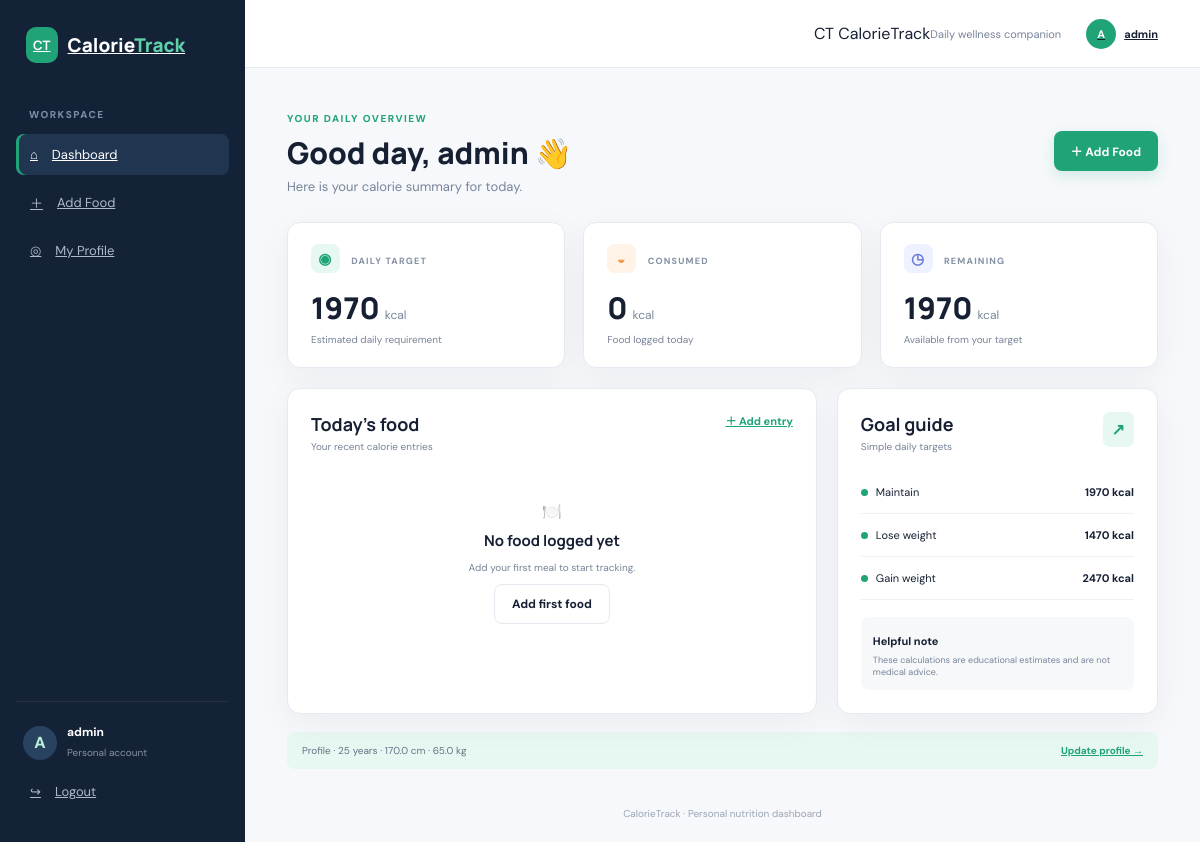
The app's page / (signed in) with its own data.
### CaloryCounter/models.py (models this page shows, shortened)
class Profile(models.Model):
    GENDER_CHOICES=[("M","Male"),("F","Female")]
    ACTIVITY_CHOICES=[
        ("1.2","Sedentary - little or no exercise"),
        ("1.375","Lightly active - 1 to 3 days/week"),
        ("1.55","Moderately active - 3 to 5 days/week"),
        ("1.725","Very active - 6 to 7 days/week"),
        ("1.9","Extra active - very hard exercise/physical job"),
    ]
    user=models.OneToOneField(User,on_delete=models.CASCADE,related_name="profile")
    name=models.CharField(max_length=100)
    age=models.PositiveIntegerField()
    gender=models.CharField(max_length=1,choices=GENDER_CHOICES)
    height_cm=models.FloatField()
    weight_kg=models.FloatField()
    activity_level=models.CharField(max_length=10,choices=ACTIVITY_CHOICES,default="1.2")
    def calculate_bmr(self):
        if self.gender=="M":
            return 66.47+(13.75*self.weight_kg)+(5.003*self.height_cm)-(6.755*self.age)
        return 655.1+(9.563*self.weight_kg)+(1.850*self.height_cm)-(4.676*self.age)
    def daily_calories(self):
        return self.calculate_bmr()*float(self.activity_level)

### CaloryCounter/views.py (the view)
# urls.py: path("",views.dashboard_view,name="dashboard"),
@login_required
def dashboard_view(request):
    profile=get_profile(request.user)
    today=datetime.now().date()
    entries=CalorieEntry.objects.filter(
        user=request.user,consumed_at__range=(datetime.combine(today,time.min),datetime.combine(today,time.max))
    )
    consumed=sum(e.calories for e in entries)
    required=profile.daily_calories()
    return render(request,"dashboard.html",{
        "profile":profile,"required":round(required,2),"consumed":consumed,
        "remaining":round(required-consumed,2),"lose_calories":round(max(required-500,0),2),
        "gain_calories":round(required+500,2),"entries":entries,
    })

### CaloryCounter/views.py (called while the page is built)
def get_profile(user):
    profile, _ = Profile.objects.get_or_create(
        user=user, defaults={"name":user.username,"age":25,"gender":"M","height_cm":170,"weight_kg":65}
    )
    return profile

### templates/dashboard.html
{% extends "base.html" %}{% block title %}Dashboard · CalorieTrack{% endblock %}{% block content %}
<div class="heading row"><div><small class="overline">YOUR DAILY OVERVIEW</small><h1>Good day, {{ profile.name }} 👋</h1><p>Here is your calorie summary for today.</p></div><a class="btn primary" href="{% url 'add_calorie' %}">＋ Add Food</a></div>
<div class="stats">
<div class="stat"><div class="stat-label"><b>◉</b> DAILY TARGET</div><strong>{{ required|floatformat:0 }}</strong><em>kcal</em><p>Estimated daily requirement</p></div>
<div class="stat"><div class="stat-label"><b class="orange">◒</b> CONSUMED</div><strong>{{ consumed }}</strong><em>kcal</em><p>Food logged today</p></div>
<div class="stat"><div class="stat-label"><b class="blue">◷</b> REMAINING</div><strong>{{ remaining|floatformat:0 }}</strong><em>kcal</em><p>Available from your target</p></div>
</div>
<div class="dash-grid"><section class="panel"><div class="section-head"><div><h2>Today's food</h2><p>Your recent calorie entries</p></div><a href="{% url 'add_calorie' %}">＋ Add entry</a></div>
{% if entries %}<div class="table-wrap"><table><thead><tr><th>FOOD</th><th>CALORIES</th><th>TIME</th><th></th></tr></thead><tbody>{% for entry in entries %}<tr><td><b class="food-dot">●</b> {{ entry.item_name }}</td><td><strong>{{ entry.calories }} kcal</strong></td><td class="muted">{{ entry.consumed_at|date:"H:i" }}</td><td><form method="post" action="{% url 'delete_calorie' entry.pk %}">{% csrf_token %}<button class="delete" title="Delete">×</button></form></td></tr>{% endfor %}</tbody></table></div>{% else %}<div class="empty"><div>🍽️</div><h3>No food logged yet</h3><p>Add your first meal to start tracking.</p><a class="btn light" href="{% url 'add_calorie' %}">Add first food</a></div>{% endif %}</section>
<aside class="panel guide"><div class="section-head"><div><h2>Goal guide</h2><p>Simple daily targets</p></div><b class="guide-icon">↗</b></div>
<div class="goal"><span><i></i>Maintain</span><strong>{{ required|floatformat:0 }} kcal</strong></div><div class="goal"><span><i></i>Lose weight</span><strong>{{ lose_calories|floatformat:0 }} kcal</strong></div><div class="goal"><span><i></i>Gain weight</span><strong>{{ gain_calories|floatformat:0 }} kcal</strong></div>
<div class="tip"><b>Helpful note</b><p>These calculations are educational estimates and are not medical advice.</p></div></aside></div>
<div class="profile-strip"><span>Profile · {{ profile.age }} years · {{ profile.height_cm }} cm · {{ profile.weight_kg }} kg</span><a href="{% url 'profile' %}">Update profile →</a></div>
{% endblock %}

### templates/base.html (shortened to what this page needs)
{% load static %}
<!doctype html><html lang="en"><head>
<title>{% block title %}CalorieTrack{% endblock %}</title><link rel="stylesheet" href="{% static 'css/style.css' %}">
</head><body>
<div class="app">
<aside class="sidebar">
<a class="logo" href="{% url 'dashboard' %}"><b>CT</b><span>Calorie<span>Track</span></span></a>
{% if user.is_authenticated %}
<p class="nav-title">WORKSPACE</p>
<a class="nav active" href="{% url 'dashboard' %}">⌂ <span>Dashboard</span></a>
<a class="nav" href="{% url 'add_calorie' %}">＋ <span>Add Food</span></a>
<a class="nav" href="{% url 'profile' %}">◎ <span>My Profile</span></a>
<div class="sidebar-bottom"><div class="user-box"><div class="avatar">{{ user.username|first|upper }}</div><div><b>{{ user.username }}</b><small>Personal account</small></div></div><a class="nav" href="{% url 'logout' %}">↪ <span>Logout</span></a></div>
{% else %}
<p class="nav-title">ACCOUNT</p><a class="nav active" href="{% url 'login' %}">→ <span>Sign In</span></a><a class="nav" href="{% url 'register' %}">＋ <span>Create Account</span></a>
{% endif %}
</aside>
<section class="main">
<header class="topbar"><div class="mobile-logo">CT CalorieTrack</div>{% if user.is_authenticated %}<div class="top-user"><span>Daily wellness companion</span><a href="{% url 'profile' %}"><i>{{ user.username|first|upper }}</i>{{ user.username }}</a></div>{% endif %}</header>
<main class="content">{% for message in messages %}<div class="alert">✓ {{ message }}</div>{% endfor %}{% block content %}{% endblock %}</main>
<footer>CalorieTrack · Personal nutrition dashboard</footer>
</section></div></body></html>

### records on screen
Profile: name "admin", age "25", height_cm "170.0", weight_kg "65.0"

### other values on screen
{{ user.username|first|upper }} "A"
{{ user.username }} "admin"
{{ required|floatformat:0 }} "1970"
{{ consumed }} "0"
{{ remaining|floatformat:0 }} "1970"
{{ lose_calories|floatformat:0 }} "1470"
{{ gain_calories|floatformat:0 }} "2470"
